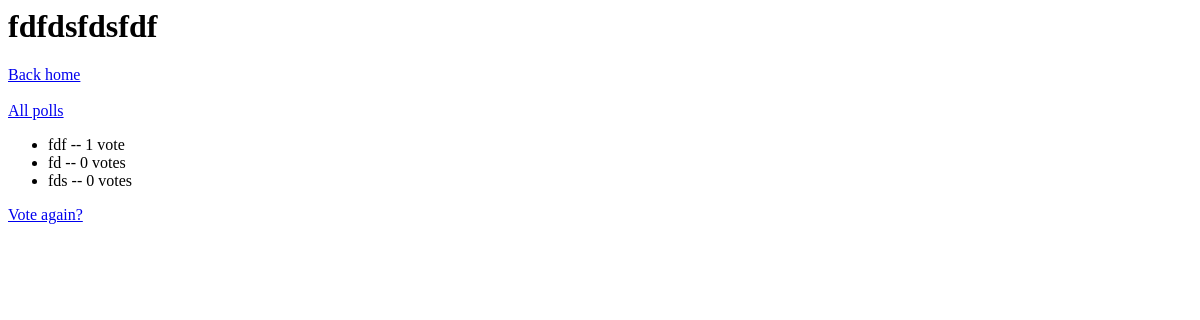
Before: /1/results/ with the older database file.
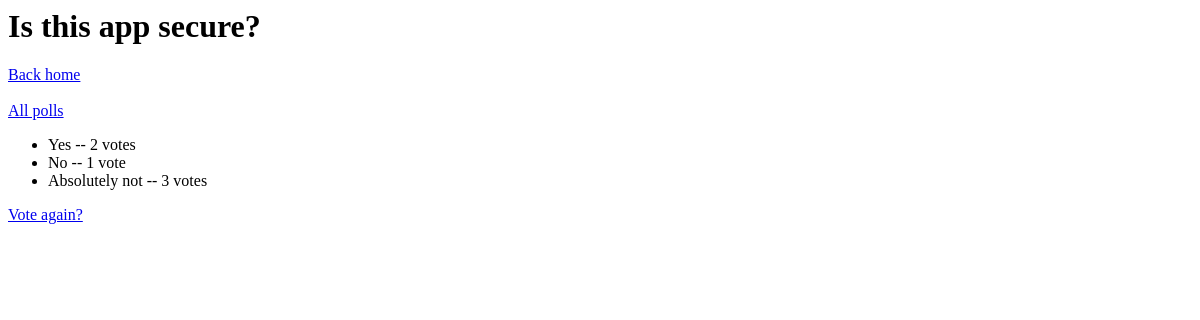
After: the same page with the newer database file.
### polls/models.py (models this page shows, shortened)
class Question(models.Model):
    question_text = models.CharField(max_length=200)
    pub_date = models.DateTimeField('date published')

class Choice(models.Model):
    question = models.ForeignKey(Question, on_delete=models.CASCADE)
    choice_text = models.CharField(max_length=200)
    votes = models.IntegerField(default=0)

### polls/views.py (the view)
# urls.py: path('<int:question_id>/results/', views.results, name='results'),
@csrf_exempt
def results(request, question_id):
    question = get_object_or_404(Question, pk=question_id)
    try:
        notes = question.note_set.all()
    except:
        notes = []
    return render(request, 'polls/results.html', {'question': question, 'notes': notes})

### polls/templates/polls/results.html (shortened to what this page needs)
<h1>{{ question.question_text }}</h1>
<a href="/">Back home</a>
<a href="/polls">All polls</a>
<ul>
{% for choice in question.choice_set.all %}
    <li>{{ choice.choice_text }} -- {{ choice.votes }} vote{{ choice.votes|pluralize }}</li>
{% endfor %}
</ul>
<a href="{% url 'detail' question.id %}">Vote again?</a>

Changed rows visible on the page:
changed Question: question_text "fdfdsfdsfdf" → "Is this app secure?"
changed Choice: choice_text "fdf" → "Yes"; votes "1" → "2"
changed Choice (number 2 of 3 on the later page): choice_text "fd" → "No"; votes "0" → "1"
changed Choice: choice_text "fds" → "Absolutely not"; votes "0" → "3"
